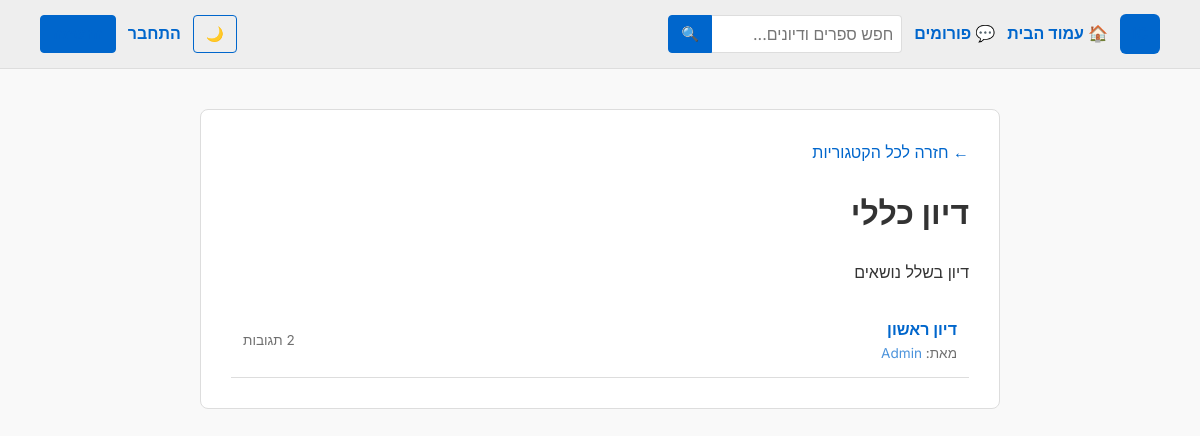
/forum/category/1/, run on the app's committed database.
### books/models.py (models this page shows, shortened)
class Category(models.Model):
    name = models.CharField(max_length=100, verbose_name="שם הקטגוריה")
    description = models.TextField(blank=True, verbose_name="תיאור הקטגוריה")
    class Meta:
        verbose_name_plural = "Categories"

class Thread(models.Model):
    category = models.ForeignKey(
        Category, on_delete=models.CASCADE, related_name='threads'
    )
    title = models.CharField(max_length=200, verbose_name="כותרת הדיון")
    author = models.ForeignKey(
        User, on_delete=models.CASCADE, related_name='threads'
    )
    created_at = models.DateTimeField(auto_now_add=True)
    updated_at = models.DateTimeField(auto_now=True)
    class Meta:
        ordering = ['-updated_at']  # דיונים שהגיבו בהם לאחרונה יקפצו למעלה

### books/views.py (the view)
def category_detail(request, category_id):
  category = get_object_or_404(Category, id=category_id)
  threads = category.threads.all()
  return render(
      request,
      'books/category_detail.html',
      {'category': category, 'threads': threads},
  )

### books/context_processors.py (called while the page is built)
def unread_notifications(request):
    if request.user.is_authenticated:
        count = request.user.notifications.filter(is_read=False).count()
        return {'unread_notifications_count': count}
    return {'unread_notifications_count': 0}

### books/templates/books/category_detail.html (shortened to what this page needs)
{% extends 'books/base.html' %}
{% block content %}
<div class="container">
    <a href="{% url 'forum_home' %}">← חזרה לכל הקטגוריות</a>
    <h1>{{ category.name }}</h1>
    <p>{{ category.description }}</p>
    <div style="margin-top: 20px;">
        {% for thread in threads %}
            <div style="padding: 12px; border-bottom: 1px solid var(--border-color); display: flex; justify-content: space-between; align-items: center;">
                <div>
                    <strong><a href="{% url 'thread_detail' thread.id %}">{{ thread.title }}</a></strong>
                    <div style="font-size: 0.85em; opacity: 0.7;">
                        מאת: <a href="{% url 'profile_detail' thread.author.username %}">{{ thread.author.username }}</a>
                    </div>
                </div>
                <span style="font-size: 0.85em; opacity: 0.7;">{{ thread.posts.count }} תגובות</span>
            </div>
        {% empty %}
            <p>אין עדיין דיונים בקטגוריה זו.</p>
        {% endfor %}
    </div>
</div>
{% endblock %}

### static/css/inkcity.css (style rules this page uses)
*, *::before, *::after { box-sizing: border-box; }
body { margin: 0; padding: 0; background: var(--bg-color); color: var(--text-color); font-family: 'Inter', Arial, Helvetica, sans-serif; font-size: 16px; line-height: 1.6; transition: background-color 0.3s, color 0.3s; }
a { color: var(--link-color); text-decoration: none; }
.container { background-color: var(--container-bg); padding: 30px; border-radius: 8px; border: 1px solid var(--border-color); max-width: 800px; margin: 40px auto; }

### books/templates/books/base.html (style rules this page uses)
:root { --bg-color: #f9f9f9; --text-color: #333333; --container-bg: #ffffff; --border-color: #dddddd; --link-color: #0066cc; --nav-bg: #eeeeee; --input-bg: #ffffff; }

### data on the page
Category: name "דיון כללי", description "דיון בשלל נושאים"
Thread: title "דיון ראשון", author.username "Admin"
